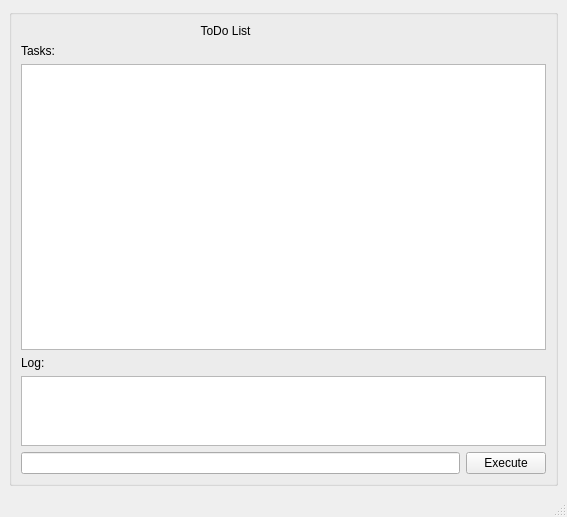
<?xml version="1.0" encoding="UTF-8"?>
<ui version="4.0">
 <class>MainWindow</class>
 <widget class="QMainWindow" name="MainWindow">
  <property name="geometry">
   <rect>
    <x>0</x>
    <y>0</y>
    <width>567</width>
    <height>517</height>
   </rect>
  </property>
  <property name="windowTitle">
   <string>MainWindow</string>
  </property>
  <widget class="QWidget" name="centralwidget">
   <layout class="QVBoxLayout" name="verticalLayout_4">
    <item>
     <widget class="QGroupBox" name="groupBox">
      <property name="title">
       <string/>
      </property>
      <layout class="QVBoxLayout" name="verticalLayout_3" stretch="14,2,0">
       <item>
        <layout class="QVBoxLayout" name="verticalLayout">
         <item>
          <widget class="QLabel" name="label_3">
           <property name="text">
            <string>                                                      ToDo List</string>
           </property>
          </widget>
         </item>
         <item>
          <widget class="QLabel" name="label_2">
           <property name="text">
            <string>Tasks:</string>
           </property>
          </widget>
         </item>
         <item>
          <widget class="QListWidget" name="tasksListWidget"/>
         </item>
        </layout>
       </item>
       <item>
        <layout class="QVBoxLayout" name="verticalLayout_2">
         <item>
          <widget class="QLabel" name="label">
           <property name="text">
            <string>Log:</string>
           </property>
          </widget>
         </item>
         <item>
          <widget class="QTextEdit" name="logTextEdit"/>
         </item>
        </layout>
       </item>
       <item>
        <layout class="QHBoxLayout" name="horizontalLayout">
         <item>
          <widget class="QLineEdit" name="commandLineEdit"/>
         </item>
         <item>
          <widget class="QPushButton" name="executeButton">
           <property name="text">
            <string>Execute</string>
           </property>
          </widget>
         </item>
        </layout>
       </item>
      </layout>
     </widget>
    </item>
   </layout>
  </widget>
  <widget class="QMenuBar" name="menubar">
   <property name="geometry">
    <rect>
     <x>0</x>
     <y>0</y>
     <width>567</width>
     <height>18</height>
    </rect>
   </property>
  </widget>
  <widget class="QStatusBar" name="statusbar"/>
 </widget>
 <resources/>
 <connections/>
</ui>
